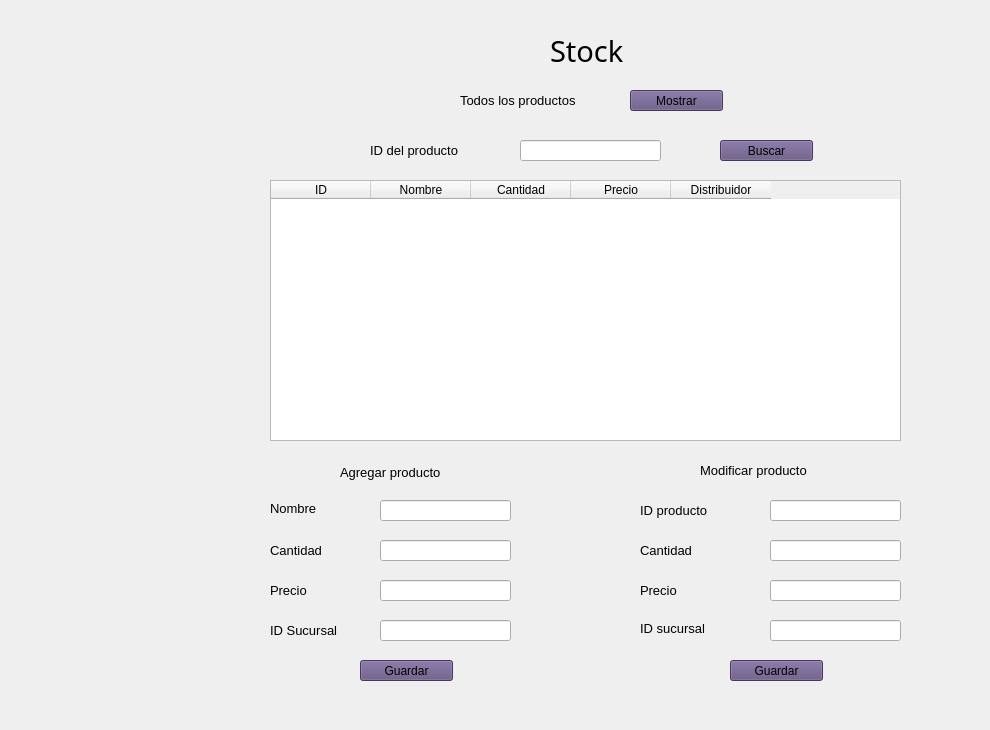
     <widget class="QWidget" name="tab">
      <attribute name="title">
       <string>Stock</string>
      </attribute>
      <widget class="QTableWidget" name="tableStock">
       <property name="geometry">
        <rect>
         <x>270</x>
         <y>180</y>
         <width>631</width>
         <height>261</height>
        </rect>
       </property>
       <property name="minimumSize">
        <size>
         <width>631</width>
         <height>0</height>
        </size>
       </property>
       <property name="maximumSize">
        <size>
         <width>631</width>
         <height>16777215</height>
        </size>
       </property>
       <property name="toolTip">
        <string>&lt;html&gt;&lt;head/&gt;&lt;body&gt;&lt;p&gt;&lt;br/&gt;&lt;/p&gt;&lt;/body&gt;&lt;/html&gt;</string>
       </property>
       <property name="styleSheet">
        <string notr="true">color: rgb(0, 0, 0)</string>
       </property>
       <property name="lineWidth">
        <number>2</number>
       </property>
       <property name="autoScroll">
        <bool>true</bool>
       </property>
       <column>
        <property name="text">
         <string>ID</string>
        </property>
       </column>
       <column>
        <property name="text">
         <string>Nombre</string>
        </property>
       </column>
       <column>
        <property name="text">
         <string>Cantidad</string>
        </property>
       </column>
       <column>
        <property name="text">
         <string>Precio</string>
        </property>
       </column>
       <column>
        <property name="text">
         <string>Distribuidor</string>
        </property>
       </column>
      </widget>
      <widget class="QLabel" name="label_10">
       <property name="geometry">
        <rect>
         <x>550</x>
         <y>30</y>
         <width>81</width>
         <height>41</height>
        </rect>
       </property>
       <property name="font">
        <font>
         <family>Brush Script MT</family>
         <pointsize>22</pointsize>
         <weight>50</weight>
         <italic>false</italic>
         <bold>false</bold>
        </font>
       </property>
       <property name="styleSheet">
        <string notr="true">font: 22pt &quot;Brush Script MT&quot;;</string>
       </property>
       <property name="text">
        <string>Stock</string>
       </property>
      </widget>
      <widget class="QLabel" name="label_19">
       <property name="geometry">
        <rect>
         <x>370</x>
         <y>140</y>
         <width>121</width>
         <height>21</height>
        </rect>
       </property>
       <property name="font">
        <font>
         <pointsize>10</pointsize>
        </font>
       </property>
       <property name="text">
        <string>ID del producto</string>
       </property>
      </widget>
      <widget class="QLineEdit" name="LineEditBuscarStock">
       <property name="geometry">
        <rect>
         <x>520</x>
         <y>140</y>
         <width>141</width>
         <height>21</height>
        </rect>
       </property>
      </widget>
      <widget class="QPushButton" name="buscarStock">
       <property name="geometry">
        <rect>
         <x>720</x>
         <y>140</y>
         <width>93</width>
         <height>21</height>
        </rect>
       </property>
       <property name="styleSheet">
        <string notr="true">background-color: rgb(98, 80, 127)</string>
       </property>
       <property name="text">
        <string>Buscar</string>
       </property>
      </widget>
      <widget class="QPushButton" name="mostrarStock">
       <property name="geometry">
        <rect>
         <x>630</x>
         <y>90</y>
         <width>93</width>
         <height>21</height>
        </rect>
       </property>
       <property name="styleSheet">
        <string notr="true">background-color: rgb(98, 80, 127)</string>
       </property>
       <property name="text">
        <string>Mostrar</string>
       </property>
      </widget>
      <widget class="QLabel" name="label_20">
       <property name="geometry">
        <rect>
         <x>460</x>
         <y>90</y>
         <width>161</width>
         <height>21</height>
        </rect>
       </property>
       <property name="font">
        <font>
         <pointsize>10</pointsize>
        </font>
       </property>
       <property name="text">
        <string>Todos los productos</string>
       </property>
      </widget>
      <widget class="QLabel" name="label_21">
       <property name="geometry">
        <rect>
         <x>340</x>
         <y>460</y>
         <width>131</width>
         <height>24</height>
        </rect>
       </property>
       <property name="font">
        <font>
         <family>MS Shell Dlg 2</family>
         <pointsize>10</pointsize>
         <weight>50</weight>
         <italic>false</italic>
         <bold>false</bold>
        </font>
       </property>
       <property name="text">
        <string>Agregar producto</string>
       </property>
      </widget>
      <widget class="QLabel" name="label_22">
       <property name="geometry">
        <rect>
         <x>270</x>
         <y>500</y>
         <width>61</width>
         <height>16</height>
        </rect>
       </property>
       <property name="font">
        <font>
         <pointsize>10</pointsize>
        </font>
       </property>
       <property name="text">
        <string>Nombre</string>
       </property>
      </widget>
      <widget class="QLabel" name="label_23">
       <property name="geometry">
        <rect>
         <x>270</x>
         <y>540</y>
         <width>65</width>
         <height>21</height>
        </rect>
       </property>
       <property name="font">
        <font>
         <pointsize>10</pointsize>
        </font>
       </property>
       <property name="text">
        <string>Cantidad</string>
       </property>
      </widget>
      <widget class="QLabel" name="label_24">
       <property name="geometry">
        <rect>
         <x>270</x>
         <y>580</y>
         <width>51</width>
         <height>21</height>
        </rect>
       </property>
       <property name="font">
        <font>
         <pointsize>10</pointsize>
        </font>
       </property>
       <property name="text">
        <string>Precio</string>
       </property>
      </widget>
      <widget class="QLabel" name="label_25">
       <property name="geometry">
        <rect>
         <x>270</x>
         <y>620</y>
         <width>88</width>
         <height>21</height>
        </rect>
       </property>
       <property name="font">
        <font>
         <pointsize>10</pointsize>
        </font>
       </property>
       <property name="text">
        <string>ID Sucursal</string>
       </property>
      </widget>
      <widget class="QLineEdit" name="AgregarStockNom">
       <property name="geometry">
        <rect>
         <x>380</x>
         <y>500</y>
         <width>131</width>
         <height>21</height>
        </rect>
       </property>
      </widget>
      <widget class="QLineEdit" name="AgregarStockCanti">
       <property name="geometry">
        <rect>
         <x>380</x>
         <y>540</y>
         <width>131</width>
         <height>21</height>
        </rect>
       </property>
      </widget>
      <widget class="QLineEdit" name="AgregarStockPres">
       <property name="geometry">
        <rect>
         <x>380</x>
         <y>580</y>
         <width>131</width>
         <height>21</height>
        </rect>
       </property>
      </widget>
      <widget class="QLineEdit" name="AgregarStockSucur">
       <property name="geometry">
        <rect>
         <x>380</x>
         <y>620</y>
         <width>131</width>
         <height>21</height>
        </rect>
       </property>
      </widget>
      <widget class="QPushButton" name="AgregarProducto">
       <property name="geometry">
        <rect>
         <x>360</x>
         <y>660</y>
         <width>93</width>
         <height>21</height>
        </rect>
       </property>
       <property name="styleSheet">
        <string notr="true">background-color: rgb(98, 80, 127)</string>
       </property>
       <property name="text">
        <string>Guardar</string>
       </property>
      </widget>
      <widget class="QLabel" name="label_26">
       <property name="geometry">
        <rect>
         <x>700</x>
         <y>460</y>
         <width>151</width>
         <height>21</height>
        </rect>
       </property>
       <property name="font">
        <font>
         <family>MS Shell Dlg 2</family>
         <pointsize>10</pointsize>
         <weight>50</weight>
         <italic>false</italic>
         <bold>false</bold>
        </font>
       </property>
       <property name="text">
        <string>Modificar producto</string>
       </property>
      </widget>
      <widget class="QLabel" name="label_27">
       <property name="geometry">
        <rect>
         <x>640</x>
         <y>500</y>
         <width>91</width>
         <height>21</height>
        </rect>
       </property>
       <property name="font">
        <font>
         <pointsize>10</pointsize>
        </font>
       </property>
       <property name="text">
        <string>ID producto</string>
       </property>
      </widget>
      <widget class="QLineEdit" name="ModiStockID">
       <property name="geometry">
        <rect>
         <x>770</x>
         <y>500</y>
         <width>131</width>
         <height>21</height>
        </rect>
       </property>
      </widget>
      <widget class="QLabel" name="label_28">
       <property name="geometry">
        <rect>
         <x>640</x>
         <y>540</y>
         <width>71</width>
         <height>20</height>
        </rect>
       </property>
       <property name="font">
        <font>
         <pointsize>10</pointsize>
        </font>
       </property>
       <property name="text">
        <string>Cantidad</string>
       </property>
      </widget>
      <widget class="QLabel" name="label_29">
       <property name="geometry">
        <rect>
         <x>640</x>
         <y>620</y>
         <width>91</width>
         <height>16</height>
        </rect>
       </property>
       <property name="font">
        <font>
         <pointsize>10</pointsize>
        </font>
       </property>
       <property name="text">
        <string>ID sucursal</string>
       </property>
      </widget>
      <widget class="QLineEdit" name="ModiStockCant">
       <property name="geometry">
        <rect>
         <x>770</x>
         <y>540</y>
         <width>131</width>
         <height>21</height>
        </rect>
       </property>
      </widget>
      <widget class="QLineEdit" name="ModiStockSucu">
       <property name="geometry">
        <rect>
         <x>770</x>
         <y>620</y>
         <width>131</width>
         <height>21</height>
        </rect>
       </property>
      </widget>
      <widget class="QPushButton" name="ModificarProducto">
       <property name="geometry">
        <rect>
         <x>730</x>
         <y>660</y>
         <width>93</width>
         <height>21</height>
        </rect>
       </property>
       <property name="styleSheet">
        <string notr="true">background-color: rgb(98, 80, 127)</string>
       </property>
       <property name="text">
        <string>Guardar</string>
       </property>
      </widget>
      <widget class="QLabel" name="AlerAgregaStock">
       <property name="geometry">
        <rect>
         <x>340</x>
         <y>700</y>
         <width>141</width>
         <height>21</height>
        </rect>
       </property>
       <property name="toolTip">
        <string>&lt;html&gt;&lt;head/&gt;&lt;body&gt;&lt;p align=&quot;center&quot;&gt;&lt;span style=&quot; font-size:11pt; font-weight:600;&quot;&gt;Admin o Password incorrectos&lt;/span&gt;&lt;/p&gt;&lt;/body&gt;&lt;/html&gt;</string>
       </property>
       <property name="whatsThis">
        <string>&lt;html&gt;&lt;head/&gt;&lt;body&gt;&lt;p align=&quot;center&quot;&gt;&lt;br/&gt;&lt;/p&gt;&lt;/body&gt;&lt;/html&gt;</string>
       </property>
       <property name="styleSheet">
        <string notr="true">color: rgb(255, 8, 12);
font: 11pt &quot;MS Shell Dlg 2&quot;;</string>
       </property>
       <property name="text">
        <string/>
       </property>
      </widget>
      <widget class="QLabel" name="AlerModiStock">
       <property name="geometry">
        <rect>
         <x>710</x>
         <y>700</y>
         <width>141</width>
         <height>21</height>
        </rect>
       </property>
       <property name="toolTip">
        <string>&lt;html&gt;&lt;head/&gt;&lt;body&gt;&lt;p align=&quot;center&quot;&gt;&lt;span style=&quot; font-size:11pt; font-weight:600;&quot;&gt;Admin o Password incorrectos&lt;/span&gt;&lt;/p&gt;&lt;/body&gt;&lt;/html&gt;</string>
       </property>
       <property name="whatsThis">
        <string>&lt;html&gt;&lt;head/&gt;&lt;body&gt;&lt;p align=&quot;center&quot;&gt;&lt;br/&gt;&lt;/p&gt;&lt;/body&gt;&lt;/html&gt;</string>
       </property>
       <property name="styleSheet">
        <string notr="true">color: rgb(255, 8, 12);
font: 11pt &quot;MS Shell Dlg 2&quot;;</string>
       </property>
       <property name="text">
        <string/>
       </property>
      </widget>
      <widget class="QLabel" name="AlertaBuscarStock">
       <property name="geometry">
        <rect>
         <x>840</x>
         <y>140</y>
         <width>141</width>
         <height>21</height>
        </rect>
       </property>
       <property name="toolTip">
        <string>&lt;html&gt;&lt;head/&gt;&lt;body&gt;&lt;p align=&quot;center&quot;&gt;&lt;span style=&quot; font-size:11pt; font-weight:600;&quot;&gt;Admin o Password incorrectos&lt;/span&gt;&lt;/p&gt;&lt;/body&gt;&lt;/html&gt;</string>
       </property>
       <property name="whatsThis">
        <string>&lt;html&gt;&lt;head/&gt;&lt;body&gt;&lt;p align=&quot;center&quot;&gt;&lt;br/&gt;&lt;/p&gt;&lt;/body&gt;&lt;/html&gt;</string>
       </property>
       <property name="styleSheet">
        <string notr="true">color: rgb(255, 8, 12);
font: 11pt &quot;MS Shell Dlg 2&quot;;</string>
       </property>
       <property name="text">
        <string/>
       </property>
      </widget>
      <widget class="QLabel" name="label_40">
       <property name="geometry">
        <rect>
         <x>640</x>
         <y>580</y>
         <width>71</width>
         <height>21</height>
        </rect>
       </property>
       <property name="font">
        <font>
         <pointsize>10</pointsize>
        </font>
       </property>
       <property name="text">
        <string>Precio</string>
       </property>
      </widget>
      <widget class="QLineEdit" name="ModiStockPres">
       <property name="geometry">
        <rect>
         <x>770</x>
         <y>580</y>
         <width>131</width>
         <height>21</height>
        </rect>
       </property>
      </widget>
      <zorder>AgregarStockNom</zorder>
      <zorder>tableStock</zorder>
      <zorder>label_10</zorder>
      <zorder>label_19</zorder>
      <zorder>LineEditBuscarStock</zorder>
      <zorder>buscarStock</zorder>
      <zorder>mostrarStock</zorder>
      <zorder>label_20</zorder>
      <zorder>label_21</zorder>
      <zorder>label_22</zorder>
      <zorder>label_23</zorder>
      <zorder>label_24</zorder>
      <zorder>label_25</zorder>
      <zorder>AgregarStockCanti</zorder>
      <zorder>AgregarStockPres</zorder>
      <zorder>AgregarStockSucur</zorder>
      <zorder>AgregarProducto</zorder>
      <zorder>label_26</zorder>
      <zorder>label_27</zorder>
      <zorder>ModiStockID</zorder>
      <zorder>label_28</zorder>
      <zorder>label_29</zorder>
      <zorder>ModiStockCant</zorder>
      <zorder>ModiStockSucu</zorder>
      <zorder>ModificarProducto</zorder>
      <zorder>AlerAgregaStock</zorder>
      <zorder>AlerModiStock</zorder>
      <zorder>AlertaBuscarStock</zorder>
      <zorder>label_40</zorder>
      <zorder>ModiStockPres</zorder>
     </widget>
